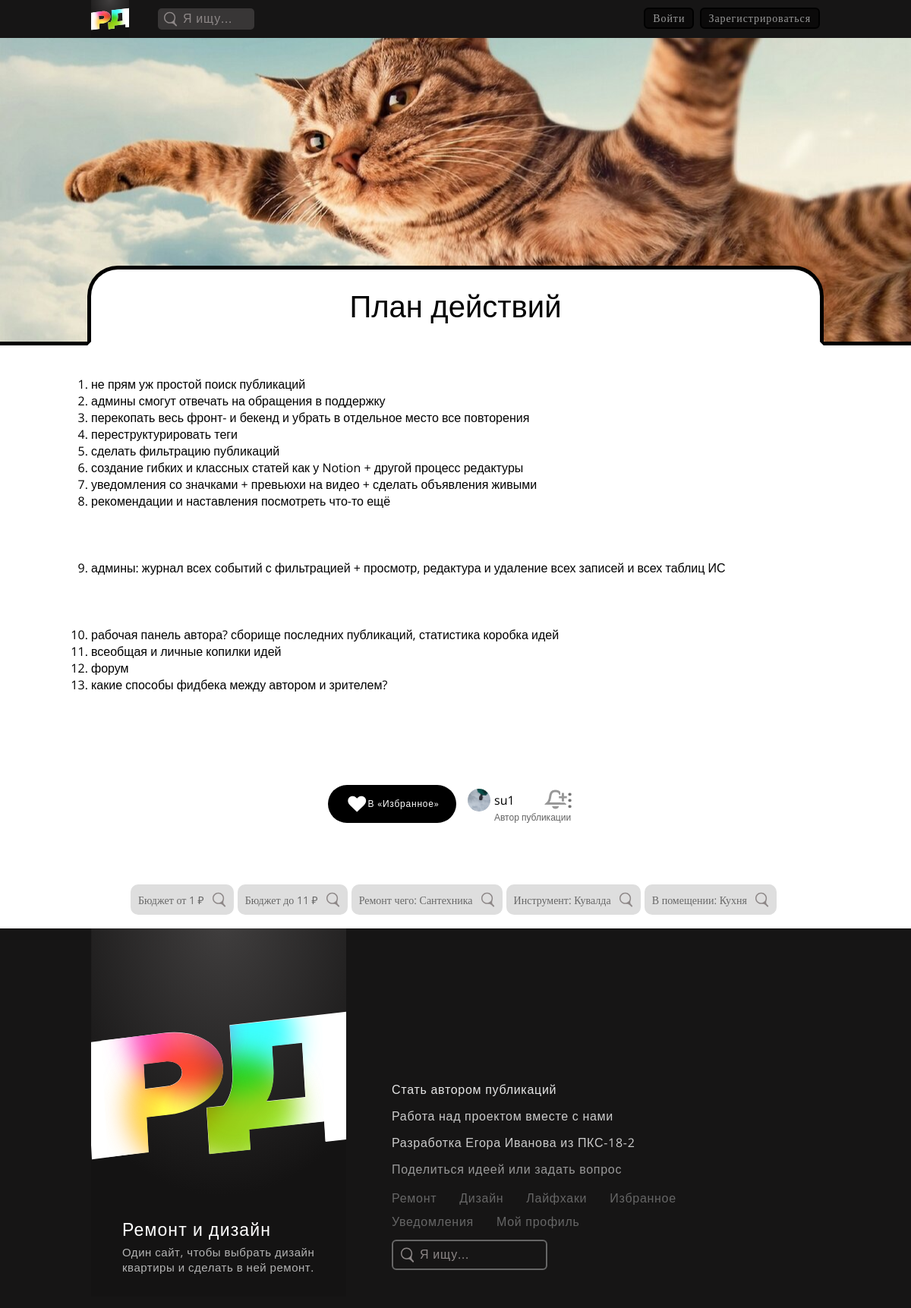
Page /pub/one/277/ on the committed database.
### publicationapp/models.py (models this page shows, shortened)
class Publication(models.Model):
    title = models.CharField(max_length=135, verbose_name='Заголовок публикации')
    role = models.ForeignKey('PubRoles', on_delete=models.SET_DEFAULT, default=1, verbose_name='Вид публикации', blank=False)
    preview = models.FileField(max_length=200, upload_to='pub_media', validators=[FileExtensionValidator(['mp4', 'mov', 'png', 'jpg', 'jpeg', 'pdf'])], verbose_name='Превью')
    content_first_desc =  models.TextField(verbose_name='Текст перед фотографиями', default='')
    content_last_desc =  models.TextField(verbose_name='Текст после фотографий', blank=True, null=True, default='')
    author = models.ForeignKey(settings.AUTH_USER_MODEL, on_delete=models.DO_NOTHING, null=True, verbose_name='Автор')
    pushed = models.DateTimeField(auto_now_add=True, verbose_name='Дата и время публикации')
    cost_min = models.PositiveIntegerField(blank=True, default=0, verbose_name='бюджет от')
    cost_max = models.PositiveIntegerField(blank=True, default=1, verbose_name='бюджет до')
    seen_count = models.IntegerField(default=0, verbose_name='Сколько раз публикация была просмотрена')
    saved_count = models.IntegerField(default=0, verbose_name='Сколько раз публикация была сохранена')
    reported_count = models.IntegerField(default=0, verbose_name='Сколько раз на публикация было жалоб')
    shared_count = models.IntegerField(default=0, verbose_name='Сколько раз нажали поделиться публикацией')
    average_age_watchers = models.IntegerField(default=0, verbose_name='Средний возраст просмотревших')
    average_age_savers = models.IntegerField(default=0, verbose_name='Средний возраст сохранивших')
    class Meta:
        verbose_name = 'Публикация'
        verbose_name_plural = 'Публикации'
        ordering = ('-pushed',)

class PubHasTags(models.Model):
    pub_id = models.ForeignKey('Publication', related_name='pub_id', on_delete=models.CASCADE, verbose_name='id публикации')
    tag_id = models.ForeignKey('TagName', on_delete=models.CASCADE, verbose_name='id тега')
    class Meta:
        verbose_name = 'Тег публикации'
        verbose_name_plural = 'Теги публикаций'

class TagName(models.Model):
    id = models.PositiveIntegerField(primary_key=True, verbose_name='id тега')
    pub_role = models.PositiveIntegerField(verbose_name='роль публикации')
    tag_category = models.CharField(max_length=255, verbose_name='категория')
    tag_name = models.CharField(max_length=255, verbose_name='значение тега')
    class Meta:
        verbose_name = 'Значение тега'
        verbose_name_plural = 'Значения тегов'

### authapp/models.py (models this page shows, shortened)
class User(AbstractUser):
    photo = models.ImageField(upload_to='users_avatars', blank=True, null=True, default='users_avatars/no_avatar.png', verbose_name='Аватарка')
    role = models.ForeignKey('UserRoles', on_delete=models.SET_DEFAULT, default=1, verbose_name='Роль в ИС', blank=False)
    bio = models.CharField(max_length=100, blank=True, null=True, verbose_name='Самоописание/статус')
    age = models.PositiveIntegerField(verbose_name='Возраст', null=True, blank=True, validators=[MinValueValidator(1), MaxValueValidator(140)])
    phone_number = models.PositiveIntegerField(null=True, blank=False, unique=True, verbose_name="Номер телефона", validators=[MinValueValidator(1), MaxValueValidator(99999999999)])
    last_entry = models.DateTimeField(auto_now=True, verbose_name='Дата и время последней авторизации')
    reported_count = models.IntegerField(default=0, verbose_name='Сколько раз на пользователя было жалоб')
    seen_count = models.IntegerField(default=0, verbose_name='Сколько раз пользователя просматривали')
    class Meta:
        verbose_name = 'Пользователь'
        verbose_name_plural = 'Пользователи'

### publicationapp/views.py (the view)
# urls.py: path('one/<pk>/', publicationapp.PubWatchOne.as_view(), name='pub_one'),
class PubWatchOne(ListView):
    model = Publication
    template_name = 'publicationapp/pub_one.html'
    context_object_name = 'pub'
    allow_empty = False # сделать ответ на случай, если публикации с введённым id не существует
    def get_queryset(self):
        return Publication.objects.get(id=self.kwargs['pk'])
    def get_context_data(self, **kwargs):
        context = super(PubWatchOne, self).get_context_data(**kwargs)
        pub = Publication.objects.get(id=self.kwargs['pk'])
        if self.request.user.is_authenticated:
            saved_urls = SavedPubs.objects.filter(saver_id=self.request.user, pub_id__id=self.kwargs['pk'])
            saved_pubs = [sp.pub_id.id for sp in saved_urls]
            subscribes_urls = UserSubscribes.objects.filter(subscriber_id=self.request.user)
            subscribing_authors = [sa.star_id.id for sa in subscribes_urls]
            if not SeenPubs.objects.filter(watcher_id=self.request.user, pub_id=self.kwargs['pk']):
                SeenPubs.objects.create(watcher_id=self.request.user, pub_id=Publication.objects.get(id=self.kwargs['pk']))
            seen_url_object = SeenPubs.objects.get(watcher_id=self.request.user.id, pub_id=self.kwargs['pk'])
            seen_url_object.count += 1
            seen_url_object.save()
        else:
            saved_pubs = subscribing_authors =  None
        ages = 0
        for e in SeenPubs.objects.filter(pub_id=self.kwargs['pk']):
            if e.watcher_id.age:
                ages += e.watcher_id.age
        if SeenPubs.objects.filter(pub_id=self.kwargs['pk']).count() != 0:
            pub.average_age_watchers = ages / SeenPubs.objects.filter(pub_id=self.kwargs['pk']).count()
        else:
            pub.average_age_watchers = 0
        if SavedPubs.objects.filter(pub_id=self.kwargs['pk']).count() != 0:
            pub.average_age_savers = ages / SavedPubs.objects.filter(pub_id=self.kwargs['pk']).count()
        else:
            pub.average_age_savers = 0
        pub.seen_count +=1
        pub.save()
        context.update({
            'pub': pub,
            'pub_has_tags': PubHasTags.objects.filter(pub_id=self.kwargs['pk']),
            'photos': PubPhotos.objects.filter(id_pub=self.kwargs['pk']),
            'saved_pubs': saved_pubs,
            'subscribing_authors': subscribing_authors,
        })
        return context

### publicationapp/templates/publicationapp/pub_one.html (shortened to what this page needs)
{% extends 'mainapp/base.html' %}
{% block css %}
  <link rel="stylesheet" href="/static/lib\css\style_header.css">
  <link rel="stylesheet" href="/static/lib\css\style_footer.css">
  <link rel="stylesheet" href="/static/lib\css\style_watch_designs.css">
  {% if pub.role.id == 31 %}
    <link rel="stylesheet" href="/static/lib\css\style_watch_lifehacks.css">
  {% else %}
    <link rel="stylesheet" href="/static/lib\css\style_pub_one.css">
  {% endif %}
{% endblock %}
{% block content %}
  {% if pub.role.id == 31 %}
    <div class="pubs_container">
      <div class="page_title"> </div>
        <div class="pub_one lifehack" id="{{ pub.id }}">
          <div class="media">
            {% if '.mp4' in pub.preview.url or '.mov' in pub.preview.url %}
            <video class="paused" muted="muted" controls="controls" loop>
              <source src="{{ pub.preview.url }}" type='video/mp4;'>
              Тег video не поддерживается вашим браузером. Увы.
            </video>
            {% else %}
              <img src="{{ pub.preview.url }}" alt="">
            {% endif %}
            <div class="img_black_gradient"> </div>
          </div>
          <div class="pub_info">
            <div class="pub_to_do">
              {% if pub.id in saved_pubs %}
                <div class="user_just_saved_it pub_saved">
              {% else %}
                <div class="user_just_saved_it">
              {% endif %}
                <a onclick="
                {% if user.is_authenticated %}
                  toggleSavePub_LH( {{ pub.id }} )
                {% else %}
                  YouHaveToLogin('сохранить публикацию')
                {% endif %}
                " title="Сохранить в «Избранное»"><img src="/static/sources/SVG/heart.svg" alt=""></a>
              </div>
              <div class="pub_author_cntnr">
                <div class="pub_author">
                  <a href="{% url 'auth:account_one' pk=pub.author.id %}"><img src="{{ pub.author.photo.url }}" alt=""></a>
                  <div class="nickname_and_role">
                    <div class="nickname">
                      <a href="{% url 'auth:account_one' pk=pub.author.id %}" class="nickname_link">{{ pub.author.username }}</a>
                        <a onclick="
                        {% if user.is_authenticated %}
                          toggleGetNotiFromAuthor( {{ pub.id }} )
                        {% else %}
                          YouHaveToLogin('получать уведомления о новых публикациях этого автора')
                        {% endif %}
                        " class="nickname_noti"> <div class="get_noti" title="Получать уведомления о новых записях пользователя {{ pub.author.username }}"></div></a>
                    </div>
                    <p class="role">Автор публикации</p>
                  </div>
                </div>
              </div>
                <a onclick="
                  {% if user.is_authenticated %}
                    togglePubAdditionalFunctions({{ pub.id }})
                  {% else %}
                    YouHaveToLogin('подать жалобу или поделиться этой публикацией')
                  {% endif %}
                "><div class="pub_show_full">•••</div></a>
            </div>
            <div class="div_pub_text">
              <p class="pub_text">{{ pub.title }}</p>
            </div>
              <div class="pub_tags_container">
                {% for t in pub_has_tags %}
                  {% if t.pub_id == pub %}
                    <form class="opened_filter_form" action="{% url 'pub:filter_lifehacks' %}" method="post">{% csrf_token %}
                      <label style='display:none;'> <span> <input type="checkbox" name="style_design" value="{{ t.tag_id.id }}" > </span><span>{{ t.tag_id.tag_category }}: {{ t.tag_id.tag_name }}</span> </label>
                      <div class="pub_tag">
                        <input style="cursor: pointer; margin: 0; background: none; border: none; font-size: 14px; color: #686868; font-family: 'Open Sans'; padding-right: 10px;"
                          type="submit" name="to_filter" value="{{ t.tag_id.tag_category }}: {{ t.tag_id.tag_name }}">
                        <img src="/static/sources/SVG/search.svg" alt="">
                      </div>
                    </form>
                  {% endif %}
                {% endfor%}
              </div>
          </div>
        </div>
        <div class="page_title"> </div>
    </div>
  {% else %}
    <div class="preview" style="background: url({{ pub.preview.url }}); background-position: center; background-size: cover;">
      <div class="preview_cntnr">
        <p class="title">{{ pub.title }}</p>
      </div>
    </div>
    <div class="pubs_container">
      <p class="description">
        {{ pub.content_first_desc|safe }}
      </p>
      <div class="pub_to_do">
        {% if p.id in saved_pubs %}
          <div class="user_just_saved_it pub_saved" onclick="toggleSavePub_D( {{ pub.id }} )">
            <img src="/static/sources/SVG/heart.svg" alt="">
            <input class="user_just_saved_it_smbt" type="submit" name="to_save_the_pub" value="Сохранено">
          </div>
        {% else %}
        {% if pub.id in saved_pubs %}
          <div class="user_just_saved_it pub_saved" onclick="toggleSavePub_D( {{ pub.id }} )">
        {% else %}
          <div class="user_just_saved_it" onclick="toggleSavePub_D( {{ pub.id }} )">
        {% endif %}
            <img src="/static/sources/SVG/heart.svg" alt="">
            <input class="user_just_saved_it_smbt" type="submit" name="to_save_the_pub" value="В «Избранное»">
          </div>
        {% endif %}
        <div class="pub_author_cntnr">
          <div class="pub_author">
            <a href="{% url 'auth:account_one' pk=pub.author.id %}"><img src="{{ pub.author.photo.url }}" alt=""></a>
            <div class="nickname_and_role">
              <div class="nickname">
                <a href="{% url 'auth:account_one' pk=pub.author.id %}" class="nickname_link">{{ pub.author.username }}</a>
                {% if user.is_authenticated %}
                  <a onclick="toggleGetNotiFromAuthor( {{ pub.author.id }} )" class="nickname_noti" id="{{ pub.author.id }}">
                  {% if pub.author.id in subscribing_authors %}
                    <div class="get_noti noties_gotten" title="Получать уведомления о новых записях пользователя {{ pub.author.username }}"></div></a>
                  {% else %}
                    <div class="get_noti" title="Получать уведомления о новых записях пользователя {{ pub.author.username }}"></div></a>
                  {% endif %}
                {% else %}
                  <a onclick="YouHaveToLogin('получать уведомления о новых публикациях этого автора')" class="nickname_noti">
                  <div class="get_noti" title="Получать уведомления о новых записях пользователя {{ pub.author.username }}"></div></a>
                {% endif %}
              </div>
              <p class="role">Автор публикации</p>
            </div>
          </div>
        </div>
        <a onclick="togglePubAdditionalFunctions({{ pub.id }})"><div class="pub_show_full">•••</div></a>
      </div>
      <div class="pub_tags_container">
        {% if pub.cost_min %}
          <form class="opened_filter_form" action="{% url 'pub:filter_lifehacks' %}" method="post">{% csrf_token %}
            <div class="pub_tag">
              <input style="cursor: pointer; margin: 0; background: none; border: none; font-size: 14px; color: #686868; font-family: 'Open Sans'; padding-right: 10px;"
                type="submit" name="to_filter" value="Бюджет от {{ pub.cost_min }} ₽">
              <img src="/static/sources/SVG/search.svg" alt="">
            </div>
          </form>
        {% endif %}
        {% if pub.cost_max %}
          <form class="opened_filter_form" action="{% url 'pub:filter_lifehacks' %}" method="post">{% csrf_token %}
            <div class="pub_tag">
              <input style="cursor: pointer; margin: 0; background: none; border: none; font-size: 14px; color: #686868; font-family: 'Open Sans'; padding-right: 10px;"
                type="submit" name="to_filter" value="Бюджет до {{ pub.cost_max }} ₽">
              <img src="/static/sources/SVG/search.svg" alt="">
            </div>
          </form>
        {% endif %}
        {% for t in pub_has_tags %}
          {% if t.pub_id == pub %}
            <form class="opened_filter_form" action="{% url 'pub:filter_lifehacks' %}" method="post">{% csrf_token %}
              <div class="pub_tag">
                <input style="cursor: pointer; margin: 0; background: none; border: none; font-size: 14px; color: #686868; font-family: 'Open Sans'; padding-right: 10px;"
                  type="submit" name="to_filter" value="{{ t.tag_id.tag_category }}: {{ t.tag_id.tag_name }}">
                <img src="/static/sources/SVG/search.svg" alt="">
              </div>
            </form>
          {% endif %}
        {% endfor%}
      </div>
    </div>
  {% endif %}
{% endblock %}

### rows in the picture
Publication: preview (picture), title "План действий", content_first_desc "не прям уж простой поиск публикаций админы смогут отвечать на обращения в поддержку перекопать весь фронт- и бекенд и убрать в отдельное место все повторения переструктурировать теги сделать фильтрацию публикаций создание гибких и классных статей как у Notion + другой процесс редактуры уведомления со значками + превьюхи на видео + сделать объявления живыми рекомендации и наставления посмотреть что-то ещё админы: журнал всех событий с фильтрацией + просмотр, редактура и удаление всех записей и всех таблиц ИС рабочая панель автора? сборище последних публикаций, статистика коробка идей всеобщая и личные копилки идей форум какие способы фидбека между автором и зрителем?", author.photo (picture), author.username "su1", to_filter "Бюджет от 1 ₽", to_filter "Бюджет до 11 ₽"
PubHasTags: to_filter "Ремонт чего: Сантехника"
PubHasTags: to_filter "Инструмент: Кувалда"
PubHasTags: to_filter "В помещении: Кухня"
